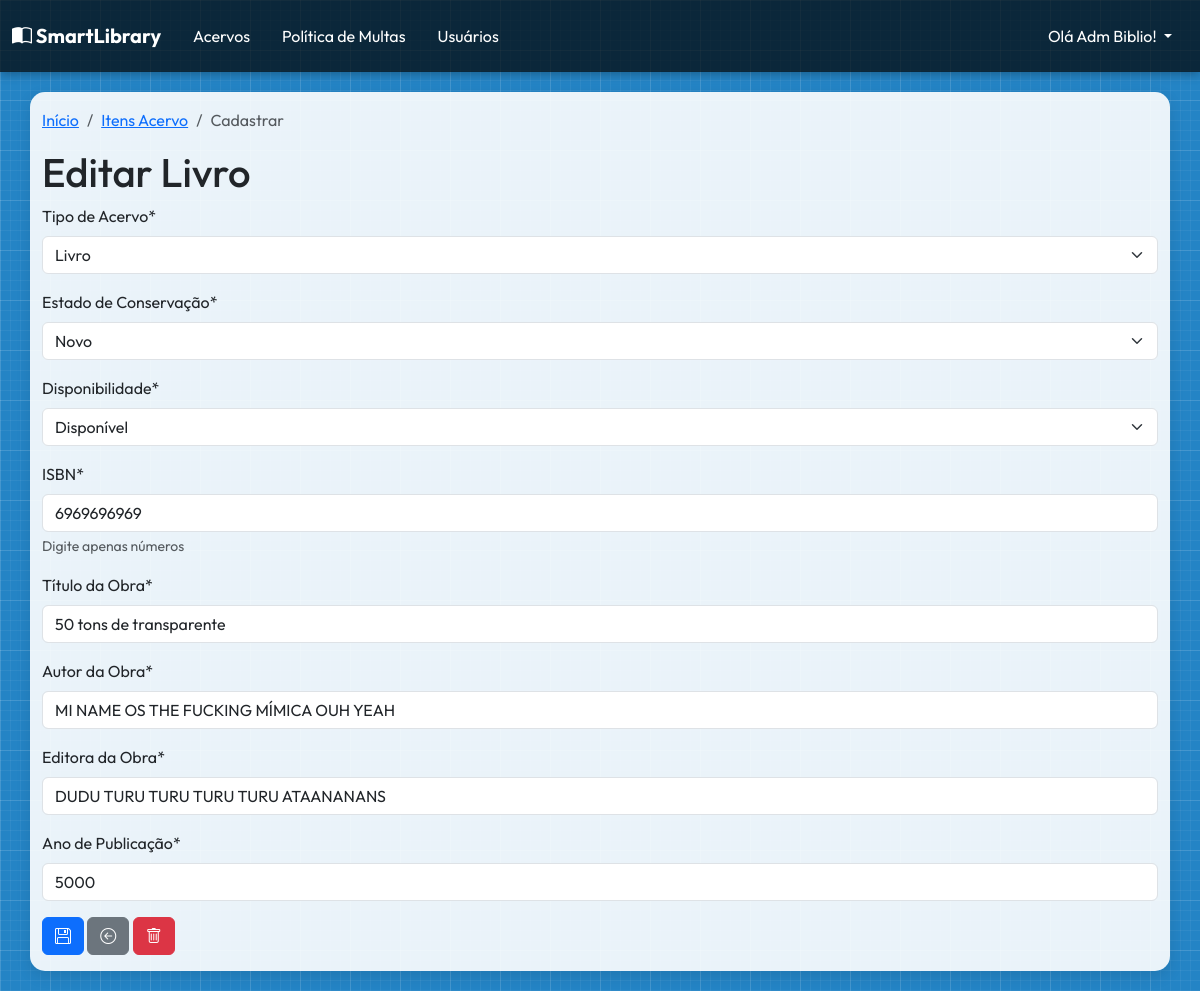
/collection-item/update/11 (signed in), run on the app's committed database.
### user/models.py (models this page shows, shortened)
class User(AbstractUser):
    LEITOR = 0
    FUNCIONARIO = 1
    BIBLIOTECARIO = 2
    STATUS_ATIVO = 0
    STATUS_BLOQUEADO = 1
    STATUS_SUSPENSO = 2
    USERS_TYPES_LIST = [
        (LEITOR, "Leitor"),
        (FUNCIONARIO, "Funcionário"),
        (BIBLIOTECARIO, "Bibliotecário"),
    ]
    STATUS_CHOICES = [
        (STATUS_ATIVO, "Ativo"),
        (STATUS_BLOQUEADO, "Bloqueado"),
        (STATUS_SUSPENSO, "Suspenso"),
    ]
    type_user = models.PositiveSmallIntegerField(
        choices=USERS_TYPES_LIST, default=LEITOR, verbose_name="Tipo de Usuário"
    )
    status = models.PositiveSmallIntegerField(
        choices=STATUS_CHOICES, default=STATUS_ATIVO, verbose_name="Status"
    )
    last_modified_by = models.ForeignKey(
        "self",
        on_delete=models.SET_NULL,
        null=True,
        blank=True,
        related_name="modifier",
    )
    username = models.CharField(
        max_length=150,
        unique=True,
        verbose_name="Nome Completo",
        validators=[validate_name],
        help_text="Digite seu nome e sobrenome com letra maiúscula no começo",
    )
    cpf = models.CharField(
        max_length=11,
        unique=True,
        verbose_name="CPF",
        validators=[MinLengthValidator(11), validate_cpf],
        help_text="Não use pontos nem traços",
    )
    phone = models.CharField(
        max_length=11,
        verbose_name="Telefone",
        validators=[MinLengthValidator(10), validate_phone],
        help_text="Digite seu número de celular ou telefone fixo, adicione também seu DDD.",
    )
    cgm = models.CharField(
        max_length=10,
        blank=True,
        null=True,
        unique=True,
        verbose_name="CGM",
        validators=[validate_cgm],
        help_text="Código Geral de Matrícula (10 dígitos)",
    )
    USERNAME_FIELD = "username"
    REQUIRED_FIELDS = ["email", "phone", "cpf"]
    class Meta:
        verbose_name = "Usuário"
        verbose_name_plural = "Usuários"
        ordering = ["type_user", "username"]
    def __str__(self):
        return self.username

### collection_item/models.py (models this page shows, shortened)
class CollectionItem(models.Model):
    LIVRO = 0
    NOTEBOOK = 1
    CHROMEBOOK = 2
    TABLET = 3
    COLLECTION_TYPES = [
        (LIVRO, "Livro"),
        (NOTEBOOK, "Notebook"),
        (CHROMEBOOK, "Chromebook"),
        (TABLET, "Tablet"),
    ]
    type = models.PositiveSmallIntegerField(
        choices=COLLECTION_TYPES,
        default=LIVRO,
        verbose_name="Tipo de Acervo",
        null=False,
        blank=False,
    )
    NOVO = 0
    BOM = 1
    REGULAR = 2
    RUIM = 3
    DANIFICADO = 4
    ESTADO_CONSEVACAO = {
        NOVO: "Novo",
        BOM: "Bom",
        REGULAR: "Regular",
        RUIM: "Ruim",
        DANIFICADO: "Danificado",
    }
    preservation = models.PositiveSmallIntegerField(
        verbose_name="Estado de Conservação",
        choices=ESTADO_CONSEVACAO,
        null=False,
        blank=False,
        default=NOVO,
    )
    DISPONIVEL = 0
    EMPRESTADO = 1
    RESERVADO = 2
    INATIVO = 3
    ESTADO_DISPONIVEL = {
        DISPONIVEL: "Disponível",
        EMPRESTADO: "Emprestado",
        RESERVADO: "Reservado",
        INATIVO: "Inativo",
    }
    availability = models.PositiveSmallIntegerField(
        verbose_name="Disponibilidade",
        choices=ESTADO_DISPONIVEL,
        null=False,
        blank=False,
        default=DISPONIVEL,
    )
    class Meta:
        verbose_name = "Item do Acervo"
        verbose_name_plural = "Itens do Acervo"
        ordering = ["type", "availability", "preservation"]

class Book(CollectionItem):
    isbn = models.CharField(
        verbose_name="ISBN",
        max_length=13,
        help_text="Digite apenas números",
        validators=[validate_isbn],
    )
    title = models.CharField(verbose_name="Título da Obra", max_length=100)
    author = models.CharField(verbose_name="Autor da Obra", max_length=50)
    publisher = models.CharField(verbose_name="Editora da Obra", max_length=50)
    year_pub = models.IntegerField(verbose_name="Ano de Publicação")
    class Meta:
        verbose_name = "Livro"
        verbose_name_plural = "Livros"
        ordering = ["title"]

### collection_item/views.py (the view, shortened to what this page needs)
class CollectionItemUpdateView(LibrarianPermissionMixin, UpdateView):
    template_name = "collection_item/collectionitem_form.html"
    fields = "__all__"
    success_url = reverse_lazy("collection_item_list")
    def get_object(self, queryset=None):
        pk = self.kwargs.get("pk")
        try:
            return Book.objects.get(pk=pk)
        except Book.DoesNotExist:
            try:
                return Equipment.objects.get(pk=pk)
            except Equipment.DoesNotExist:
                messages.error("Item não encontrado")
                return redirect(reverse_lazy("collection_item_list"))
    def get_context_data(self, **kwargs):
        context = super().get_context_data(**kwargs)
        obj = self.get_object()
        if isinstance(obj, Book):
            context["item_form"] = CollectionItemForm(
                instance=obj, user=self.request.user
            )
            context["book_form"] = BookForm(instance=obj)
            context["equipment_form"] = EquipmentForm()
        else:
            context["item_form"] = CollectionItemForm(
                instance=obj, user=self.request.user
            )
            context["book_form"] = BookForm()
            context["equipment_form"] = EquipmentForm(instance=obj)
        return context

### collection_item/forms.py (shortened to what this page needs)
class CollectionItemForm(forms.ModelForm):
    class Meta:
        model = CollectionItem
        fields = "__all__"
    def __init__(self, *args, **kwargs):
        self.user = kwargs.pop("user", None)
        super().__init__(*args, **kwargs)
        if self.instance.pk:
            pass
        elif self.user:
            nome_usuario = self.user.get_full_name() or self.user.username

class BookForm(forms.ModelForm):
    class Meta:
        model = Book
        fields = ["isbn", "title", "author", "publisher", "year_pub"]

### user/views.py (called while the page is built)
    def dispatch(self, request, *args, **kwargs):
        if (
            not request.user.is_authenticated
            or request.user.type_user != User.BIBLIOTECARIO
            or not request.user.is_superuser
        ):
            messages.warning(
                request, "Acesso restrito a Bibliotecários e Administradores"
            )
            return HttpResponseRedirect(reverse_lazy("home_page"))
        return super().dispatch(request, *args, **kwargs)

### collection_item/templates/collection_item/collectionitem_form.html (shortened to what this page needs)
{% extends "base.html" %}
{% load crispy_forms_tags %}
{% block breadcrumbs %}
    <ol class="breadcrumb">
        <li class="breadcrumb-item"><a href="{% url "home_page" %}">Início</a></li>
        <li class="breadcrumb-item" aria-current="page"><a href="{% url "collection_item_list" %}">Itens Acervo</a></li>
        <li class="breadcrumb-item active" aria-current="page">{% if collectionitem.pk %}Editar{% else %}Cadastrar{% endif %}</li>
    </ol>
{% endblock breadcrumbs %}
{% block main_content %}
    <h1>{% if book.pk or equipment.pk %}Editar{% else %}Cadastrar{% endif %} {% if book.pk %}Livro{% elif equipment.pk %}Equipamento{% else %}Item de Acervo{%endif%}</h1>
    <form method="POST">
    {% if form %}
        {{form|crispy}}
    {% endif %}
        <button type="submit" class="btn btn-primary button-jump" data-bs-toggle="tooltip" data-bs-title="Salvar Item"><i class="bi bi-floppy"></i></button>
        <a href="{% url 'collection_item_list' %}" class="btn btn-secondary button-jump" data-bs-toggle="tooltip" data-bs-title="Cancelar"><i class="bi bi-arrow-left-circle"></i></a>
        {% if book.pk %}
        <a href="{% url 'collection_item_delete' book.pk %}" class="btn btn-danger button-jump" data-bs-toggle="tooltip" data-bs-title="Excluir"><i class="bi bi-trash"></i></a>
        {% endif %}
    </form>
{% endblock main_content %}

### templates/base.html (shortened to what this page needs)
{% load static %}
<!DOCTYPE html>
<html lang="pt-br">
<head>
    <link href="https://cdn.jsdelivr.net/npm/bootstrap@5.3.6/dist/css/bootstrap.min.css" rel="stylesheet">
    <link rel="stylesheet" href="{% static "css/style.css" %}">
</head>
<body>
    <header>
        <nav class="navbar navbar-expand-lg" data-bs-theme="dark" style="width: 100%;">
        <div class="container-fluid">
                <div class="logo">
                    <a class="navbar-brand" href="{% url "home_page" %}"><i class="bi bi-book-half"></i> SmartLibrary</a>
                </div>
                <div class="collapse navbar-collapse" id="navbarNavDropdown">
                    <ul class="navbar-nav flex-fill">
                        {% if user.is_authenticated %}
                                <li class="nav-item p-2"><a class="nav-link active button-jump" aria-current="page" href="{% url "collection_item_list" %}">Acervos</a></li>
                            {% if user.type_user == 2 %}
                                <li class="nav-item p-2"><a class="nav-link active button-jump" aria-current="page" href="{% url "delay_policy_list" %}">Política de Multas</a></li>
                                <li class="nav-item p-2">
                                    <a class="nav-link active button-jump" aria-current="page" href="{% url "user_list" %}">Usuários</a>
                                </li>
                            {% endif %}
                        {% endif %}
                    </ul>
                    <ul class="navbar-nav ms-auto">
                        {% if not user.is_authenticated %}
                            <li class="nav-item p-2">
                                <a class="nav-link active button-jump" href="{% url "user_login" %}"><i class="bi bi-person-circle"></i> Entrar</a>
                            </li>
                        {% else %}
                            <li class="nav-item dropdown p-2">
                                <a class="nav-link dropdown-toggle text-white" href="#" role="button" data-bs-toggle="dropdown" aria-expanded="false">
                                    Olá {{ user }}!
                                </a>
                            </li>
                        {% endif %}
                    </ul>
                </div>
            </div>
        </nav>
    </header>
    <main class="container">
        {% block breadcrumbs %}
        {% endblock breadcrumbs %}
        {% block main_content %}
        {% endblock main_content %}
    </main>
</body>
</html>

### static/css/style.css (style rules this page uses)
* { font-family: "Outfit", sans-serif; }
:root { --primary-color: #2484c5; --secondary-color: #f8f9fa; }
body { min-height: 100vh; margin: 0; background-color: var(--primary-color); background-image: linear-gradient(rgba(255, 255, 255, 0.1) 1px, transparent 1px), linear-gradient(90deg, rgba(255, 255, 255, 0.1) 1px, transparent 1px), linear-gradient(rgba(255, 255, 255, 0.05) 1px, transparent 1px), linear-gradient(90deg, rgba(255, 255, 255, 0.05) 1px, transparent 1px); background-size: 50px 50px, 50px 50px, 10px 10px, 10px 10px; position: relative; overflow-x: hidden; display: flex; flex-direction: column; font-family: 'Segoe UI', Tahoma, Geneva, Verdana, sans-serif; }
header { background-color: rgba(0, 0, 0, 0.7); color: white; box-shadow: 0 2px 10px rgba(0, 0, 0, 0.3); display: flex; justify-content: space-between; align-items: center; }
.logo { font-size: 1.5rem; font-weight: bold; display: flex; align-items: center; gap: 10px; }
main { flex: 1; padding: 1rem 2rem; background-color: rgba(255, 255, 255, 0.9); margin: 20px; border-radius: 15px; box-shadow: 0 5px 15px rgba(0, 0, 0, 0.1); }
.button-jump { transition: transform 0.3s ease, box-shadow 0.3s ease; }

### data on the page
User: username "Adm Biblio"
Book: isbn "6969696969", title "50 tons de transparente", author "MI NAME OS THE FUCKING MÍMICA OUH YEAH", publisher "DUDU TURU TURU TURU TURU ATAANANANS", year_pub "5000"
